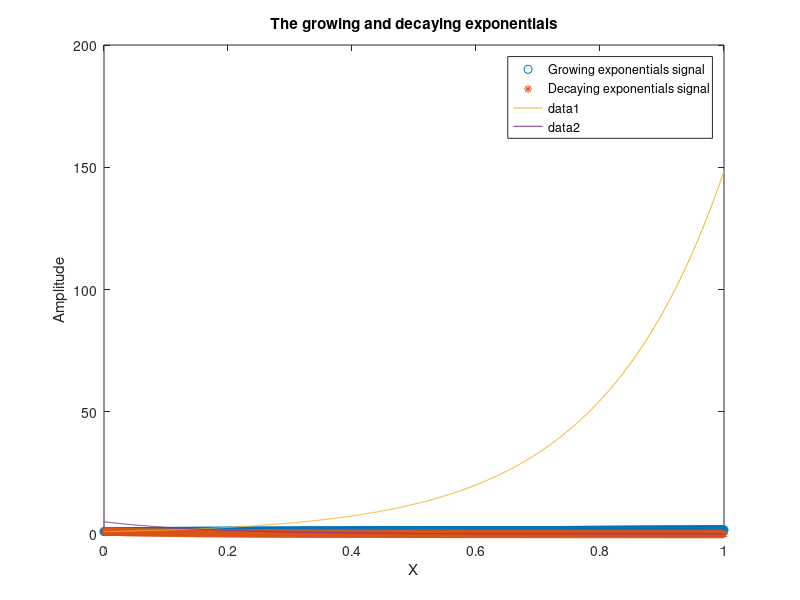

This chart was generated by the following MATLAB code:
% Growing exponential signal
X = 0:0.001:1;  % continuous range of x values
Y = exp(X/2);
plot(X,Y,'o')

% The continuous decaying exponential signal
hold on
a = 6;
Z = exp(-a*X);
plot(X,Z ,'*');

legend('Growing exponentials signal','Decaying exponentials signal')
xlabel('X')
ylabel('Amplitude')
title('The growing and decaying exponentials')


% Different exponentials with new parameters
B = 1;
a = 5;
timing = 0:0.001:1;
x = B*exp(a*timing);
plot(timing, x);

B = 5;
a = 6;
timing = 0:0.001:1;
x = B*exp(-a*timing);
plot(timing, x);
